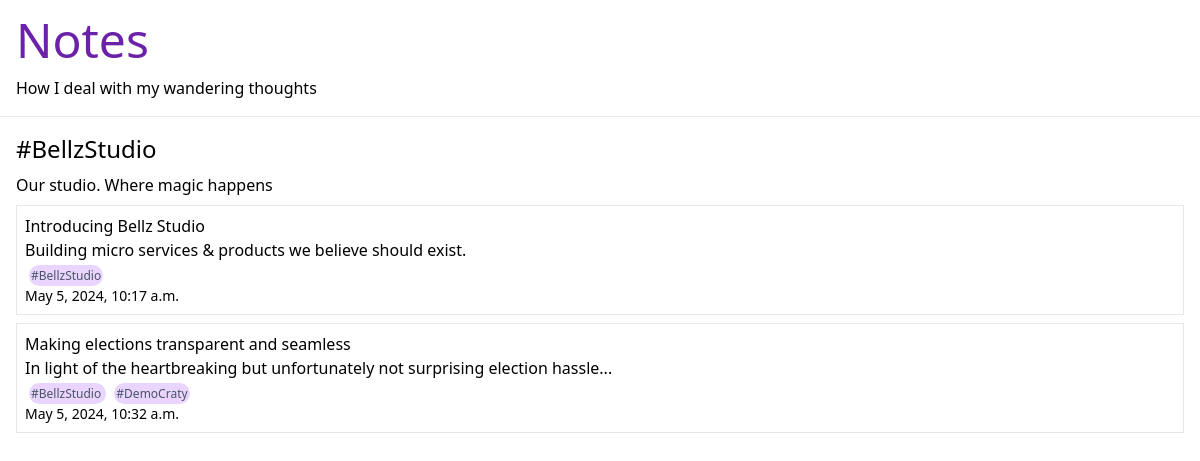
The page /notes/idea-tags/625a3e62-ae4b-4c98-8731-dfcba9403947/ on the database its author committed.
### notes/models.py (models this page shows, shortened)
class IdeaTag(models.Model):
    id = models.UUIDField(primary_key=True, default=uuid.uuid4, editable=False)
    name = models.CharField(max_length=150)
    description = models.TextField(null=True, blank=True)
    def my_notes(self):
        return self.on_notes.all()

class Note(models.Model):
    id = models.UUIDField(primary_key=True, default=uuid.uuid4, editable=False)
    title = models.CharField(max_length=120)
    text = models.TextField(null=False, blank=False)
    tags = models.ManyToManyField(IdeaTag, related_name='on_notes')
    written_at = models.DateTimeField(auto_now_add=True)

### notes/views.py (the view)
# urls.py: path("idea-tags/<uuid:id>/", IdeaNotes, name="notes-by-idea"),
def IdeaNotes(request, id):
    try:
        idea = IdeaTag.objects.get(id=id)
    except:
        idea = IdeaTag.objects.none()
    idea_notes = idea.my_notes()
    return render(request, 'notes/idea-notes.html', {'idea': idea, 'idea_notes': idea_notes})

### notes/templates/notes/idea-notes.html
{% load static %}
<!DOCTYPE html>
<html>
    <head>
        <link rel="stylesheet" href="{% static 'styles/output.css' %}">
    </head>
    <body class="">
        <div class="p-2 md:p-4 space-y-3 border-b">
            <h1 class="text-5xl text-purple-800 font-medium">
                <a href="/notes">Notes</a>
            </h1>
            <p> How I deal with my wandering thoughts</p>
        </div>
        <div id="notes-container" class="space-y-2 p-2 md:p-4">
            <h1 class="text-2xl font-medium">
                {{idea.name}}
            </h1>
            <p class="">
                {{idea.description}}
            </p>
            {% for note in idea_notes %}
                <div class="p-2 border mt-5">
                    <h1 class="font-medium">
                        {{note.title}}
                    </h1>
                    <p class="">
                        {{note.text}}
                    </p>
                    <p class="">
                        {% for tag in note.tags.values %}
                            <span
                                class="mx-1 rounded-full bg-purple-200 text-xs p-[2px] text-gray-600">
                                {{tag.name}}
                            </span>
                        {% endfor %}
                    </p>
                    <p class="text-sm">
                        {{ note.written_at}}
                    </p>
                </div>
            {% endfor %}
        </div>
    </body>
</html>

### rows shown on the page
IdeaTag: name "#BellzStudio", description "Our studio. Where magic happens"
Note: title "Introducing Bellz Studio", text "Building micro services & products we believe should exist.", written_at "May 5, 2024, 10:17 a.m."
Note: title "Making elections transparent and seamless", text "In light of the heartbreaking but unfortunately not surprising election hassle...", written_at "May 5, 2024, 10:32 a.m."
IdeaTag: name "#DemoCraty"
